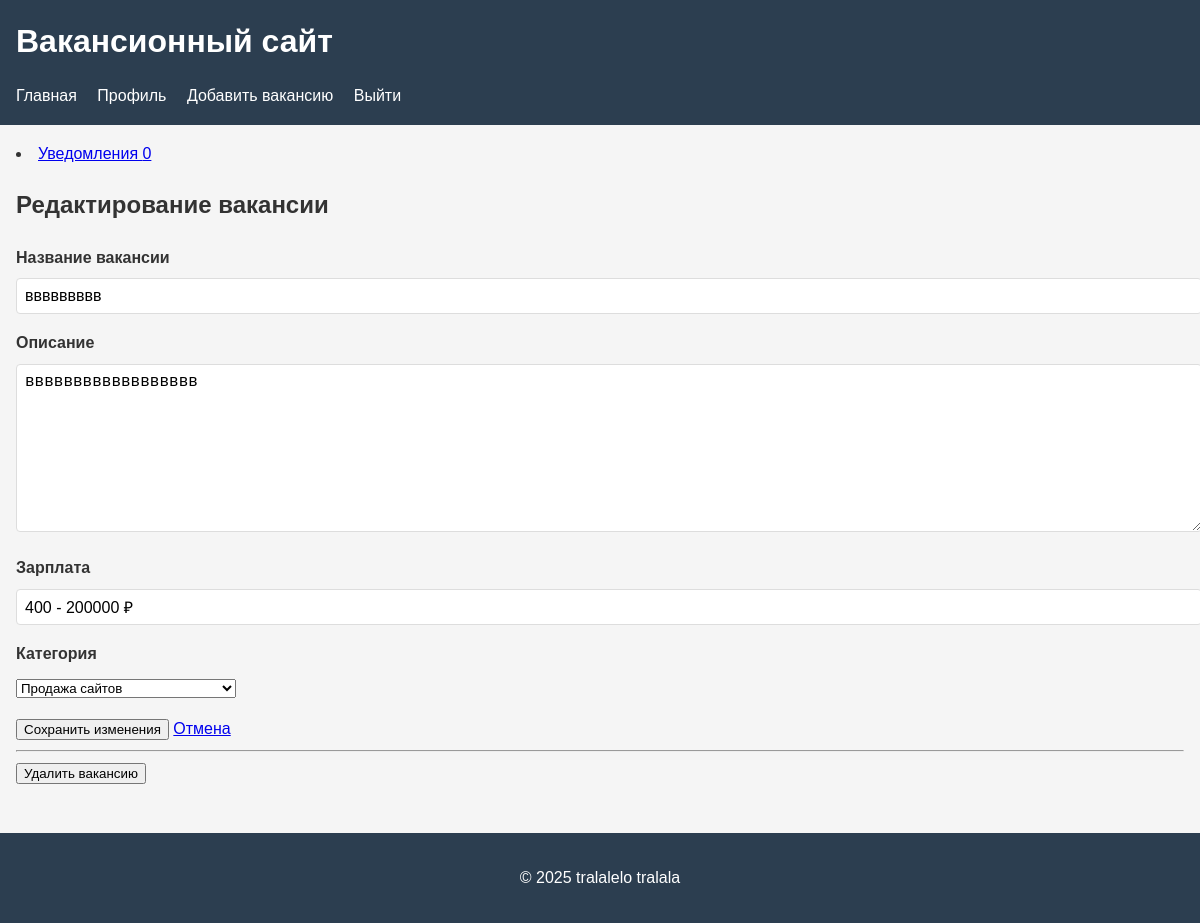
/vacancy/1/edit (signed in), run on the app's committed database.
### app.py (models this page shows, shortened)
class Vacancy(db.Model):
    id = db.Column(db.Integer, primary_key=True)
    title = db.Column(db.String(100), nullable=False)
    description = db.Column(db.Text, nullable=False)
    salary = db.Column(db.String(50))
    status = db.Column(db.String(20), default='pending')
    rejection_reason = db.Column(db.Text)
    created_at = db.Column(db.DateTime, default=datetime.utcnow)
    user_id = db.Column(db.Integer, db.ForeignKey('user.id'), nullable=False)
    subcategory_id = db.Column(db.Integer, db.ForeignKey('subcategory.id'), nullable=False)
    is_active = db.Column(db.Boolean, default=True)
    vacancy_applications = db.relationship(
        'Application',
        back_populates='vacancy',
        cascade='all, delete-orphan',
        lazy=True
    )
    subcategory = db.relationship('Subcategory', back_populates='subcategory_vacancies')
    author = db.relationship('User', back_populates='authored_vacancies')

class Subcategory(db.Model):
    id = db.Column(db.Integer, primary_key=True)
    name = db.Column(db.String(100), nullable=False)
    category_id = db.Column(db.Integer, db.ForeignKey('category.id'), nullable=False)
    __table_args__ = (
        db.UniqueConstraint('category_id', 'name', name='_category_subcategory_uc'),
    )
    subcategory_vacancies = db.relationship('Vacancy', back_populates='subcategory', lazy=True)

### app.py (the view, shortened to what this page needs)
@app.route('/vacancy/<int:vacancy_id>/edit', methods=['GET', 'POST'])
def edit_vacancy(vacancy_id):
    if 'user_id' not in session:
        flash('Пожалуйста, войдите в систему', 'error')
        return redirect(url_for('login'))
    vacancy = Vacancy.query.get_or_404(vacancy_id)
    if vacancy.user_id != session['user_id'] and not session.get('is_moderator'):
        flash('У вас нет прав для редактирования этой вакансии', 'error')
        return redirect(url_for('vacancy_details', vacancy_id=vacancy_id))
    categories = Category.query.options(db.joinedload(Category.subcategories)).all()
    return render_template('edit_vacancy.html',
                         vacancy=vacancy,
                         categories=categories,
                         is_moderator=session.get('is_moderator'))

### templates/edit_vacancy.html (shortened to what this page needs)
{% extends "base.html" %}
{% block content %}
<div class="container mt-4">
    <h2>Редактирование вакансии</h2>
    <form method="POST">
        <div class="form-group">
            <label for="title">Название вакансии</label>
            <input type="text" class="form-control" id="title" name="title" value="{{ vacancy.title }}" required>
        </div>
        <div class="form-group">
            <label for="description">Описание</label>
            <textarea class="form-control" id="description" name="description" rows="5" required>{{ vacancy.description }}</textarea>
        </div>
        <div class="form-group">
            <label for="salary">Зарплата</label>
            <input type="text" class="form-control" id="salary" name="salary" value="{{ vacancy.salary if vacancy.salary }}">
        </div>
        <div class="form-group">
            <label for="subcategory">Категория</label>
            <select class="form-control" id="subcategory" name="subcategory" required>
                {% for category in categories %}
                    <optgroup label="{{ category.name }}">
                        {% for subcategory in category.subcategories %}
                            <option value="{{ subcategory.id }}" {% if subcategory.id == vacancy.subcategory_id %}selected{% endif %}>
                                {{ subcategory.name }}
                            </option>
                        {% endfor %}
                    </optgroup>
                {% endfor %}
            </select>
        </div>
        <button type="submit" class="btn btn-primary">Сохранить изменения</button>
        <a href="{{ url_for('vacancy_details', vacancy_id=vacancy.id) }}" class="btn btn-secondary">Отмена</a>
    </form>
    {% if vacancy.user_id == session['user_id'] or is_moderator %}
    <hr>
    <form method="POST" action="{{ url_for('delete_vacancy', vacancy_id=vacancy.id) }}" onsubmit="return confirm('Вы уверены, что хотите удалить эту вакансию?')">
        <button type="submit" class="btn btn-danger">Удалить вакансию</button>
    </form>
    {% endif %}
</div>
{% endblock %}

### static/style.css (style rules this page uses)
body { font-family: Arial, sans-serif; line-height: 1.6; margin: 0; padding: 0; color: #333; background-color: #f5f5f5; }
.form-group { margin-bottom: 1rem; }
label { display: block; margin-bottom: 0.5rem; font-weight: bold; }
input[type="text"], input[type="email"], input[type="password"], input[type="tel"], input[type="date"], textarea { width: 100%; padding: 0.5rem; border: 1px solid #ddd; border-radius: 4px; font-size: 1rem; }
textarea { min-height: 150px; }
optgroup { font-weight: bold; color: #2c3e50; }
optgroup option { font-weight: normal; color: #333; padding-left: 1rem; }

### data on the page
Vacancy: title "ввввввввв", description "вввввввввввввввввв", salary "400 - 200000 ₽", subcategory "Продажа сайтов"
